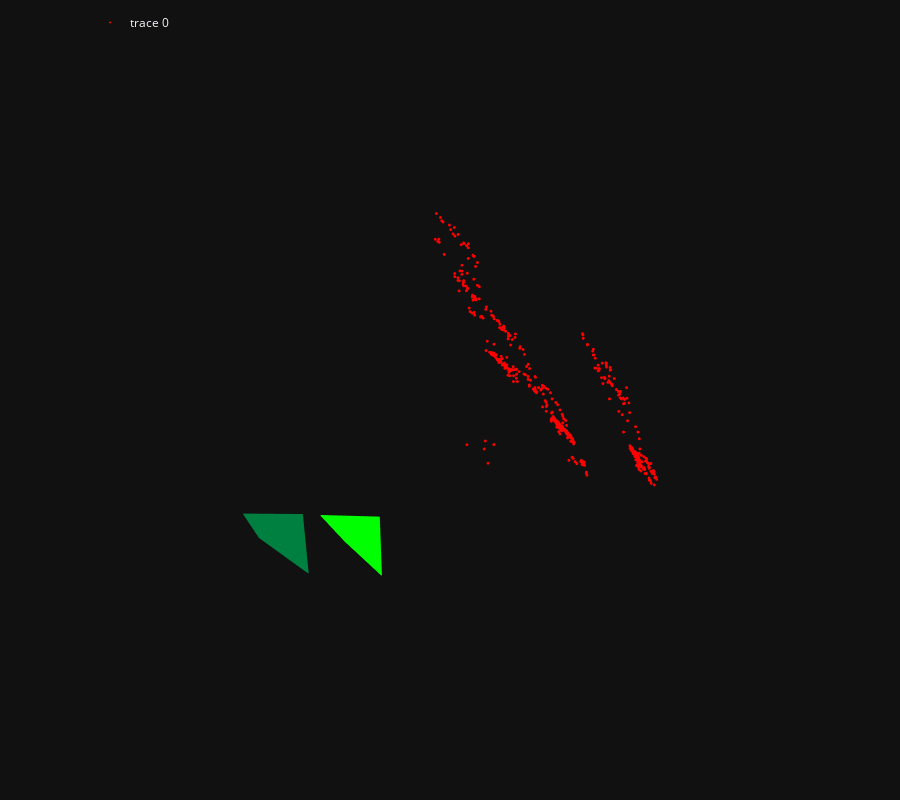

Notebook code for this chart:
### Code cell
fig = vis_3d.init_figure()
vis_3d.plot_points(fig, points3D.cpu().numpy(), color='rgba(255,0,0,1)', ps=1)
vis_3d.plot_camera(fig, pose0.cpu().numpy()[:3,:3], pose0.cpu().numpy()[:3,3], camera0.intrinsic.cpu().numpy(), color='rgba(0,255,0,1)', name='Camera 0')
vis_3d.plot_camera(fig, pose1.cpu().numpy()[:3,:3], pose1.cpu().numpy()[:3,3], camera1.intrinsic.cpu().numpy(), color='rgba(0,128,64,1)', name='Camera 1')
fig.show()

### Figure 1 — Plotly figure (JSON) as saved in the notebook; plotly's stock layout.template omitted (floating-point values rounded to 4 significant figures; data arrays with more than 128 entries replaced by an {"elided": "..."} marker saying what was removed)
{"data": [{"marker": {"color": "rgba(255,0,0,1)", "line": {"width": 0}, "size": 1}, "mode": "markers", "type": "scatter3d", "x": {"elided": "549 float values"}, "y": {"elided": "549 float values"}, "z": {"elided": "549 float values"}}, {"line": {"color": "rgba(0,255,0,1)"}, "marker": {"size": 0.0001}, "name": "Camera 0", "showlegend": false, "type": "scatter3d", "x": [-0.3052, -0.1151, 0.01088, -0.1792, -0.3052], "y": [-0.01088, 0.1792, 0.3052, 0.1151, -0.01088], "z": [-0.04536, 0.2235, 0.04536, -0.2235, -0.04536]}, {"color": "rgba(0,255,0,1)", "i": [0, 0, 0, 0], "j": [1, 2, 3, 4], "k": [2, 3, 4, 1], "name": "Camera 0", "showlegend": false, "type": "mesh3d", "x": [0, -0.3052, -0.1151, 0.01088, -0.1792, -0.3052], "y": [0, -0.01088, 0.1792, 0.3052, 0.1151, -0.01088], "z": [0, -0.04536, 0.2235, 0.04536, -0.2235, -0.04536]}, {"line": {"color": "rgba(0,255,0,1)", "width": 1}, "mode": "lines", "name": "Camera 0", "showlegend": false, "type": "scatter3d", "x": [0, -0.3052, -0.1151, 0, -0.1151, 0.01088, 0, 0.01088, -0.1792, 0, -0.1792, -0.3052], "y": [0, -0.01088, 0.1792, 0, 0.1792, 0.3052, 0, 0.3052, 0.1151, 0, 0.1151, -0.01088], "z": [0, -0.04536, 0.2235, 0, 0.2235, 0.04536, 0, 0.04536, -0.2235, 0, -0.2235, -0.04536]}, {"line": {"color": "rgba(0,128,64,1)"}, "marker": {"size": 0.0001}, "name": "Camera 1", "showlegend": false, "type": "scatter3d", "x": [-0.706, -0.451, -0.369, -0.6239, -0.706], "y": [-0.01583, 0.1788, 0.2914, 0.09674, -0.01583], "z": [0.003042, 0.2071, -0.002815, -0.2068, 0.003042]}, {"color": "rgba(0,128,64,1)", "i": [0, 0, 0, 0], "j": [1, 2, 3, 4], "k": [2, 3, 4, 1], "name": "Camera 1", "showlegend": false, "type": "mesh3d", "x": [-0.3988, -0.706, -0.451, -0.369, -0.6239, -0.706], "y": [-0.01487, -0.01583, 0.1788, 0.2914, 0.09674, -0.01583], "z": [-0.02757, 0.003042, 0.2071, -0.002815, -0.2068, 0.003042]}, {"line": {"color": "rgba(0,128,64,1)", "width": 1}, "mode": "lines", "name": "Camera 1", "showlegend": false, "type": "scatter3d", "x": [-0.3988, -0.706, -0.451, -0.3988, -0.451, -0.369, -0.3988, -0.369, -0.6239, -0.3988, -0.6239, -0.706], "y": [-0.01487, -0.01583, 0.1788, -0.01487, 0.1788, 0.2914, -0.01487, 0.2914, 0.09674, -0.01487, 0.09674, -0.01583], "z": [-0.02757, 0.003042, 0.2071, -0.02757, 0.2071, -0.002815, -0.02757, -0.002815, -0.2068, -0.02757, -0.2068, 0.003042]}], "layout": {"height": 800, "legend": {"orientation": "h", "x": 0.1, "xanchor": "left", "y": 0.99, "yanchor": "top"}, "margin": {"b": 0, "l": 0, "pad": 0, "r": 0, "t": 0}, "scene": {"aspectmode": "data", "camera": {"eye": {"x": 0, "y": -0.1, "z": -2}, "projection": {"type": "orthographic"}, "up": {"x": 0, "y": -1, "z": 0}}, "dragmode": "orbit", "xaxis": {"autorange": true, "showbackground": false, "showgrid": false, "showline": false, "showticklabels": true, "visible": false}, "yaxis": {"autorange": true, "showbackground": false, "showgrid": false, "showline": false, "showticklabels": true, "visible": false}, "zaxis": {"autorange": true, "showbackground": false, "showgrid": false, "showline": false, "showticklabels": true, "visible": false}}}}
